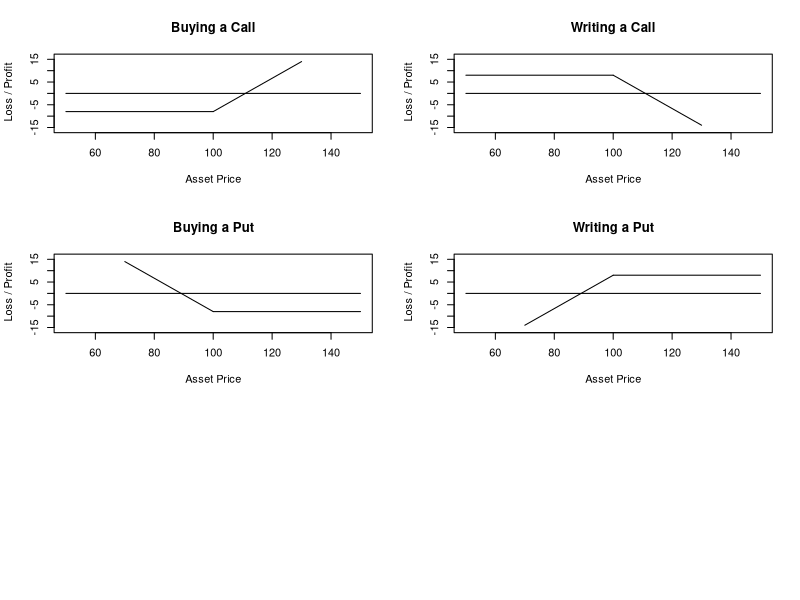

The R script that drew this image:

#
# Example: 
#   Plot Profit / Loss versus Asset Price Graphs
#
# Description:
#   Plot graphs displaying the profit/loss versus the
#   asset price for the following four situations:
#   Buying a call, writing a call, buying a put, and
#   writing a put.
#
# Author:
#	(C) 2002, Diethelm Wuertz, GPL
#


# ------------------------------------------------------------------------------


# Buying a Call:

    par(mfrow = c(3, 2))
    plot(x = c(50, 150), y = c(0, 0), xlim = c(50, 150), ylim = c(-16, 16), 
        type = "l", main = "Buying a Call", xlab = "Asset Price", 
        ylab = " Loss / Profit")
    lines(x = c(50, 100), y = c(-8, -8))
    lines(x = c(100, 130), y = c(-8, 14))

# Writing a Call:

    plot(x = c(50, 150), y = c(0, 0), xlim = c(50, 150), ylim = c(-16, 16), 
        type = "l", main = "Writing a Call", xlab = "Asset Price", 
        ylab = " Loss / Profit")
    lines(x = c(50, 100), y = c(8, 8))
    lines(x = c(100, 130), y = c(8, -14))

# Buying a Put:

    plot(x = c(50, 150), y = c(0, 0), xlim = c(50, 150), ylim = c(-16, 16), 
        type = "l", main = "Buying a Put", xlab = "Asset Price", 
        ylab = " Loss / Profit")
    lines(x = c(100, 150), y = c(-8, -8))
    lines(x = c(70, 100), y = c(14, -8))

# Writing a Put:

    plot(x = c(50, 150), y = c(0, 0), xlim = c(50, 150), ylim = c(-16, 16), 
        type = "l", main = "Writing a Put", xlab = "Asset Price", 
        ylab = " Loss / Profit")
    lines(x = c(100, 150), y = c(8, 8))
    lines(x = c(70, 100), y = c(-14, 8))

